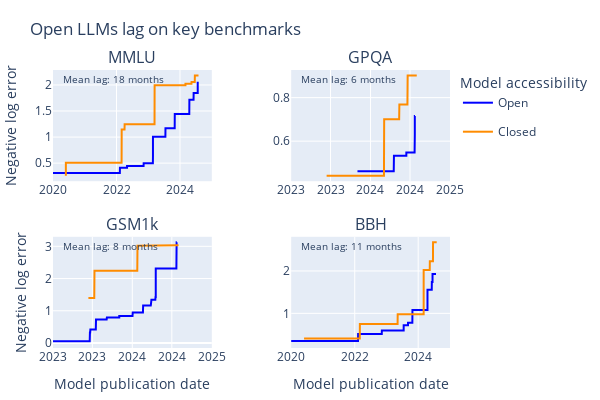

This figure's notebook cell:
### Code cell
fig = make_subplots(rows=2, cols=2, subplot_titles=benchmarks_to_plot, vertical_spacing=0.2, horizontal_spacing=0.2)

# Define x limits for each subplot
x_limits = {
  'MMLU': [datetime(2020, 1, 1), datetime(2025, 1, 1)],
  'BBH': [datetime(2020, 1, 1), datetime(2025, 1, 1)],
  'GSM1k': [datetime(2023, 1, 1), datetime(2025, 1, 1)],
  'GPQA': [datetime(2023, 1, 1), datetime(2025, 1, 1)],
  'SEAL Coding': [datetime(2023, 1, 1), datetime(2025, 1, 1)],
  'SEAL Math': [datetime(2023, 1, 1), datetime(2025, 1, 1)],
  'LMSys Elo': [datetime(2023, 1, 1), datetime(2025, 1, 1)],
}

for i, bench in enumerate(benchmarks_to_plot):
  plot_df = df[~(df['System'] == 'Random chance')]
  if old_models_only:
    plot_df = plot_df[plot_df['Before November 2023'] == 'Before']
  elif new_models_only:
    plot_df = plot_df[plot_df['Before November 2023'] == 'After']
  if non_suspects_only:
    if bench == 'GPQA':
      # GPQA was released November 20, 2023
      old_df = plot_df[plot_df['Before November 2023'] == 'Before']
      new_df = plot_df[plot_df['Before November 2023'] == 'After']
      new_df = new_df[new_df['Trust in benchmark results'] >= 0]
      plot_df = pd.concat([old_df, new_df])
    elif bench == 'MMLU':
      plot_df = plot_df[plot_df['Trust in benchmark results'] >= 0]
  elif trusted_only:
    plot_df = plot_df[plot_df['Trust in benchmark results'] > 0]

  for category in ['Open', 'Closed']:
    category_df = plot_df[plot_df['Open/Closed'] == category]

    # Sort by date (needed for running max)
    category_df = category_df.sort_values('Date')
    # Calculate running max
    category_df['running_max'] = category_df[bench].cummax()
    
    # Create a new dataframe with all dates, filling in gaps
    date_range = pd.date_range(start=category_df['Date'].min(), end=category_df['Date'].max(), freq='D')
    full_df = pd.DataFrame({'Date': date_range})
    full_df = full_df.merge(category_df[['Date', 'running_max', 'System']], on='Date', how='left')
    
    # Forward fill the running max and system name
    full_df['running_max'] = full_df['running_max'].ffill()
    full_df['System'] = full_df['System'].ffill()

    if plot_log_error and bench_is_accuracy[bench]:
      y = -np.log(1 - full_df['running_max'])
    else:
      y = full_df['running_max']

    fig.append_trace(
        go.Scatter(
            x=full_df['Date'],
            y=y,
            mode='lines',
            line=dict(color=color_map[category]),
            text=full_df['System'],
            name=category,
            legendgroup=category,
            showlegend=True if i == 0 else False
        ),
        row=i//2 + 1, col=i%2 + 1
    )

  # Annotate with lag
  ref_idx = "" if i == 0 else i+1
  avg_lag = np.mean(lags[bench])
  fig.add_annotation(
    x=0.05,
    y=1,
    text=f"Mean lag: {avg_lag:.0f} months",
    xref=f"x{ref_idx} domain",
    yref=f"y{ref_idx} domain",
    showarrow=False,
    font=dict(size=10),
    align="left",
    xanchor="left",
    yanchor="top"
    # row=i//2 + 1,
    # col=i%2 + 1
  )

  # Update x and y axes for this subplot
  fig.update_xaxes(
    title_text="Model publication date" if i//2 + 1 == 2 else None,
    range=[x_limits[bench][0], x_limits[bench][1]],  # Set x limits
    row=i//2 + 1,
    col=i%2 + 1,
    # dtick="M12",  # Set tick marks to every 12 months
    tickformat="%Y",  # Display only the year
    # ticklabelmode="period",  # Ensure labels are centered on the year
    tickangle=0  # Make tick labels horizontal
  )

  if i%2 + 1 == 1:
    fig.update_yaxes(title_text="Negative log error", row=i//2 + 1, col=i%2 + 1)

# Title
fig.update_layout(title_text="Open LLMs lag on key benchmarks")

# Improve the layout
fig.update_layout(
  width=600,
  height=400,
  legend_title="Model accessibility",
  font=dict(size=12),
  hovermode="closest",
)

# Margins
fig.update_layout(
  margin=dict(l=10, r=10, t=70, b=10)
)

# Save the plot
if save:
  save_plot(fig, results_dir, f"benchmark_dates_{'_'.join(benchmarks_to_plot)}")

# Show the plot
fig.show()

### Figure 1 — Plotly figure (JSON) as saved in the notebook; plotly's stock layout.template omitted (floating-point values rounded to 4 significant figures; data arrays with more than 128 entries replaced by an {"elided": "..."} marker saying what was removed)
{"data": [{"legendgroup": "Open", "line": {"color": "blue"}, "mode": "lines", "name": "Open", "showlegend": true, "text": {"elided": "1757 str values"}, "type": "scatter", "x": {"elided": "1757 str values"}, "xaxis": "x", "y": {"elided": "1757 float values"}, "yaxis": "y"}, {"legendgroup": "Closed", "line": {"color": "darkorange"}, "mode": "lines", "name": "Closed", "showlegend": true, "text": {"elided": "1539 str values"}, "type": "scatter", "x": {"elided": "1539 str values"}, "xaxis": "x", "y": {"elided": "1539 float values"}, "yaxis": "y"}, {"legendgroup": "Open", "line": {"color": "blue"}, "mode": "lines", "name": "Open", "showlegend": false, "text": {"elided": "2030 str values"}, "type": "scatter", "x": {"elided": "2030 str values"}, "xaxis": "x2", "y": {"elided": "2030 float values"}, "yaxis": "y2"}, {"legendgroup": "Closed", "line": {"color": "darkorange"}, "mode": "lines", "name": "Closed", "showlegend": false, "text": {"elided": "1542 str values"}, "type": "scatter", "x": {"elided": "1542 str values"}, "xaxis": "x2", "y": {"elided": "1542 float values"}, "yaxis": "y2"}, {"legendgroup": "Open", "line": {"color": "blue"}, "mode": "lines", "name": "Open", "showlegend": false, "text": {"elided": "2051 str values"}, "type": "scatter", "x": {"elided": "2051 str values"}, "xaxis": "x3", "y": {"elided": "2051 float values"}, "yaxis": "y3"}, {"legendgroup": "Closed", "line": {"color": "darkorange"}, "mode": "lines", "name": "Closed", "showlegend": false, "text": {"elided": "1550 str values"}, "type": "scatter", "x": {"elided": "1550 str values"}, "xaxis": "x3", "y": {"elided": "1550 float values"}, "yaxis": "y3"}, {"legendgroup": "Open", "line": {"color": "blue"}, "mode": "lines", "name": "Open", "showlegend": false, "text": {"elided": "2051 str values"}, "type": "scatter", "x": {"elided": "2051 str values"}, "xaxis": "x4", "y": {"elided": "2051 float values"}, "yaxis": "y4"}, {"legendgroup": "Closed", "line": {"color": "darkorange"}, "mode": "lines", "name": "Closed", "showlegend": false, "text": {"elided": "1550 str values"}, "type": "scatter", "x": {"elided": "1550 str values"}, "xaxis": "x4", "y": {"elided": "1550 float values"}, "yaxis": "y4"}], "layout": {"annotations": [{"font": {"size": 16}, "showarrow": false, "text": "MMLU", "x": 0.2, "xanchor": "center", "xref": "paper", "y": 1, "yanchor": "bottom", "yref": "paper"}, {"font": {"size": 16}, "showarrow": false, "text": "GPQA", "x": 0.8, "xanchor": "center", "xref": "paper", "y": 1, "yanchor": "bottom", "yref": "paper"}, {"font": {"size": 16}, "showarrow": false, "text": "GSM1k", "x": 0.2, "xanchor": "center", "xref": "paper", "y": 0.4, "yanchor": "bottom", "yref": "paper"}, {"font": {"size": 16}, "showarrow": false, "text": "BBH", "x": 0.8, "xanchor": "center", "xref": "paper", "y": 0.4, "yanchor": "bottom", "yref": "paper"}, {"align": "left", "font": {"size": 10}, "showarrow": false, "text": "Mean lag: 18 months", "x": 0.05, "xanchor": "left", "xref": "x domain", "y": 1, "yanchor": "top", "yref": "y domain"}, {"align": "left", "font": {"size": 10}, "showarrow": false, "text": "Mean lag: 6 months", "x": 0.05, "xanchor": "left", "xref": "x2 domain", "y": 1, "yanchor": "top", "yref": "y2 domain"}, {"align": "left", "font": {"size": 10}, "showarrow": false, "text": "Mean lag: 8 months", "x": 0.05, "xanchor": "left", "xref": "x3 domain", "y": 1, "yanchor": "top", "yref": "y3 domain"}, {"align": "left", "font": {"size": 10}, "showarrow": false, "text": "Mean lag: 11 months", "x": 0.05, "xanchor": "left", "xref": "x4 domain", "y": 1, "yanchor": "top", "yref": "y4 domain"}], "font": {"size": 12}, "height": 400, "hovermode": "closest", "legend": {"title": {"text": "Model accessibility"}}, "margin": {"b": 10, "l": 10, "r": 10, "t": 70}, "title": {"text": "Open LLMs lag on key benchmarks"}, "width": 600, "xaxis": {"anchor": "y", "domain": [0, 0.4], "range": ["2020-01-01T00:00:00", "2025-01-01T00:00:00"], "tickangle": 0, "tickformat": "%Y"}, "xaxis2": {"anchor": "y2", "domain": [0.6, 1], "range": ["2023-01-01T00:00:00", "2025-01-01T00:00:00"], "tickangle": 0, "tickformat": "%Y"}, "xaxis3": {"anchor": "y3", "domain": [0, 0.4], "range": ["2023-01-01T00:00:00", "2025-01-01T00:00:00"], "tickangle": 0, "tickformat": "%Y", "title": {"text": "Model publication date"}}, "xaxis4": {"anchor": "y4", "domain": [0.6, 1], "range": ["2020-01-01T00:00:00", "2025-01-01T00:00:00"], "tickangle": 0, "tickformat": "%Y", "title": {"text": "Model publication date"}}, "yaxis": {"anchor": "x", "domain": [0.6, 1], "title": {"text": "Negative log error"}}, "yaxis2": {"anchor": "x2", "domain": [0.6, 1]}, "yaxis3": {"anchor": "x3", "domain": [0, 0.4], "title": {"text": "Negative log error"}}, "yaxis4": {"anchor": "x4", "domain": [0, 0.4]}}}
